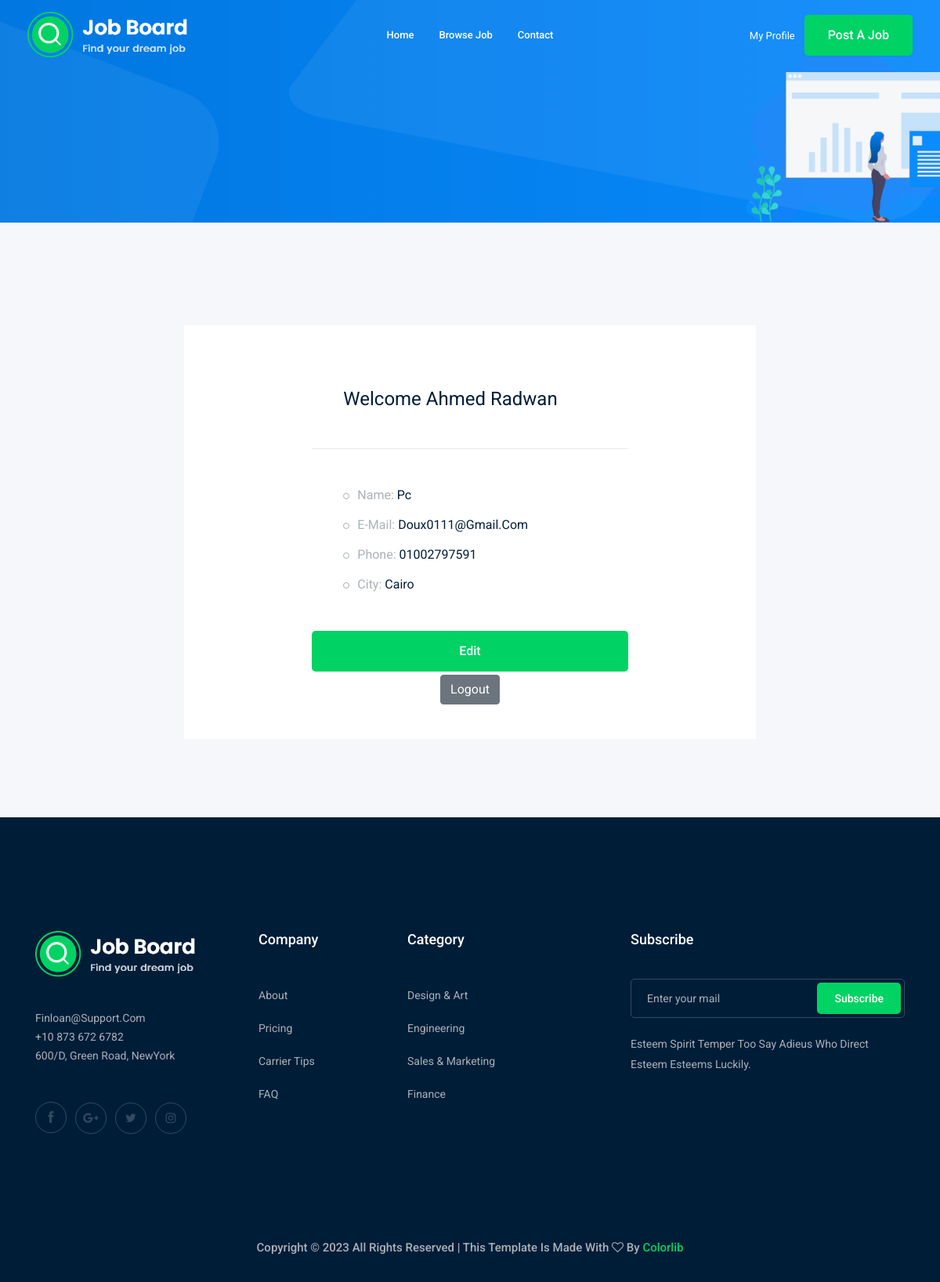
The page /accounts/profile/ (signed in) on the database its author committed.
### accounts/models.py (models this page shows)
class Profile(models.Model):
    user = models.OneToOneField(
        User, on_delete=models.CASCADE)
    city = models.ForeignKey(
        'city', on_delete=models.CASCADE, blank=True, null=True)
    phone = models.CharField(max_length=15)
    image = models.ImageField(upload_to='profile/')
    def __str__(self):
        return str(self.user)

class city(models.Model):
    name = models.CharField(max_length=50)
    def __str__(self):
        return str(self.name)

### accounts/views.py (the view)
# urls.py: path('profile/', views.user_profile, name='profile'),
def user_profile(request):
    user_profile = Profile.objects.get(user=request.user)
    return render(request, 'accounts/profile.html', {'profile': user_profile})

### accounts/templates/accounts/profile.html
{% extends "base1.html" %} {% load bootstrap4 %} {% block log %}
<div class="col-lg-8 mx-auto">
  <div class="job_sumary">
    <div class="summery_header">
      <h3>welcome {{profile.user.first_name}} {{profile.user.last_name}}</h3>
    </div>
    <div class="job_content">
      <ul>
        <li>Name: <span>{{profile}}</span></li>
        <li>E-mail: <span>{{profile.user.email}}</span></li>
        <li>Phone: <span>{{profile.phone}}</span></li>
        <li>City: <span> {{profile.city}}</span></li>
      </ul>
    </div>
    <a href="{% url 'accounts:profile_edit' %}" class="boxed-btn3 w-100">Edit</a>
    <div class="col text-center p-1"><a href="{% url 'logout' %}" class="btn btn-secondary">Logout</a>
    </div>
  </div>
</div>
{% endblock log %}

### rows shown on the page
Profile: user.first_name "Ahmed", user.last_name "Radwan", user.username "Pc", user.email "Doux0111@gmail.com", phone "01002797591", city "Cairo"
